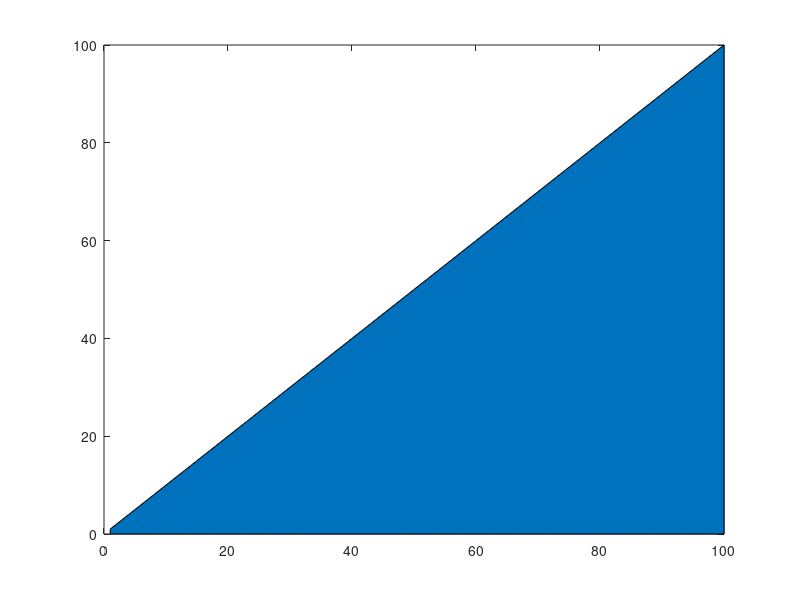

Here is the MATLAB script that generated this plot:
%% Non Line
%
% Plot something that isn't a line
%

function [passed, msg] = test
    f = figure;
    ax = axes(f);
    area(ax, 1:100, 1:100);
    try
        P = Plot(ax);
    catch e
        passed = false;
        msg = sprintf('Expected success; got %s - "%s"', ...
            e.identifier, e.message);
        return;
    end
    if numel(P.XData) ~= 0
        passed = false;
        msg = sprintf('Expected no XData; got %d instead', numel(P.XData));
        return;
    else
        warning('off');
        P = struct(P);
        if ~P.isAlien
            passed = false;
            msg = 'Expected Alien, but wasn''t';
            warning('on');
            return;
        end
        warning('on');
        passed = true;
        msg = 'Successfully constructed alien plot';
    end
end